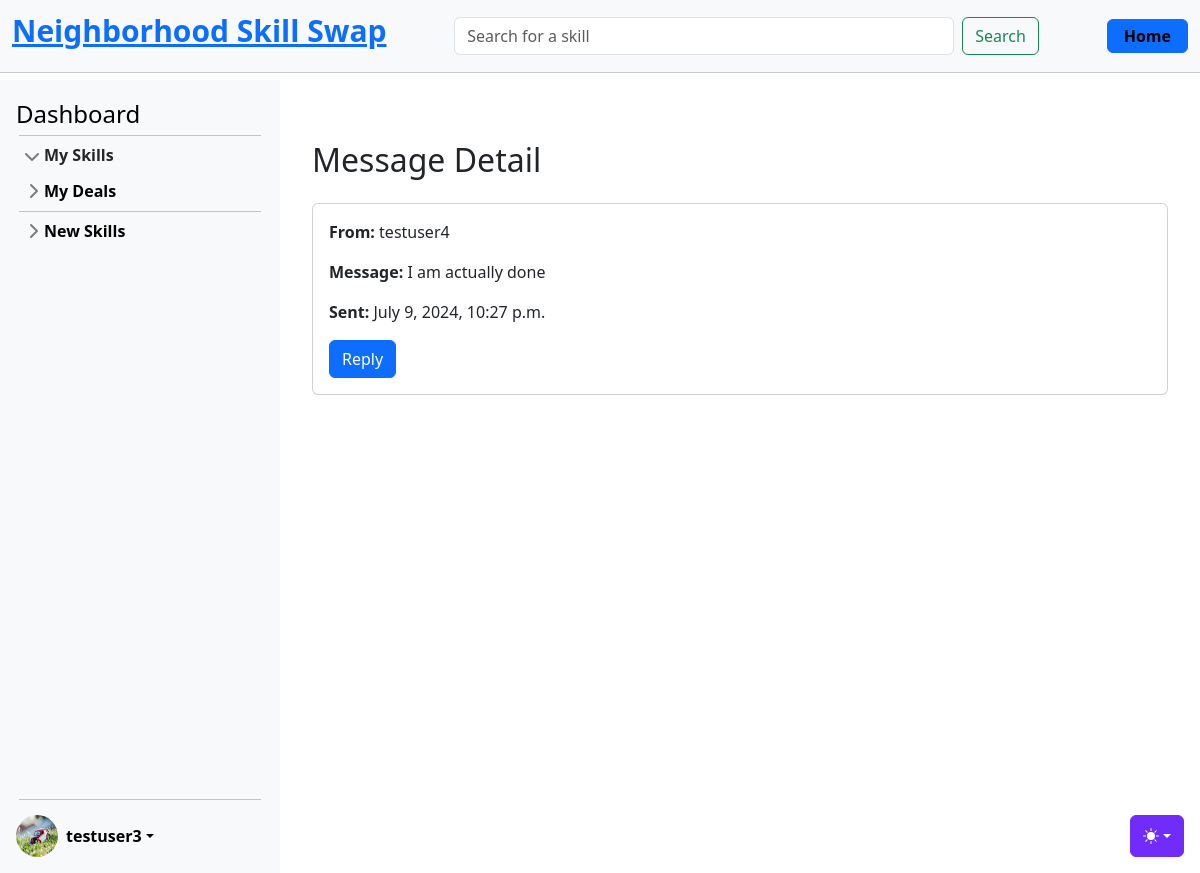
Screenshot of /skills/messages/47/ (signed in) with the database file from the repository.
### accounts/models.py (models this page shows, shortened)
class CustomUser(AbstractUser):
    age = models.PositiveIntegerField(null=True, blank=True)

class UserProfile(models.Model):
    user = models.OneToOneField(
        CustomUser, on_delete=models.CASCADE, related_name="profile"
    )  # A one-to-one link to the user model
    profile_image = models.ImageField(
        upload_to="profile_images/", null=True, blank=True
    )  # A field to upload a profile image
    location = models.CharField(
        max_length=255, blank=True
    )  # Information about where the user is located (could be a city, region, or specific address)
    bio = models.TextField(
        max_length=500, blank=True
    )  # A short biography or description about the user.
    phone_number = models.CharField(
        max_length=20, blank=True
    )  # A phone number for contact purposes
    skills_offered = models.TextField(
        max_length=500, blank=True
    )  # A field to summarize the skills the user offers
    availability = models.CharField(
        max_length=255, blank=True
    )  # Information about the user's general availability (e.g., evenings, weekends)
    credits = models.IntegerField(
        default=0
    )  # Field to store the number of credits a user has

### skills/models.py (models this page shows, shortened)
class Message(models.Model):
    sender = models.ForeignKey(
        settings.AUTH_USER_MODEL, on_delete=models.CASCADE, related_name="sent_messages"
    )
    receiver = models.ForeignKey(
        settings.AUTH_USER_MODEL,
        on_delete=models.CASCADE,
        related_name="received_messages",
    )
    skill_deal = models.ForeignKey(
        SkillDeal, on_delete=models.CASCADE, related_name="messages_for_deal"
    )
    content = models.TextField()
    is_read = models.BooleanField(default=False)
    timestamp = models.DateTimeField(auto_now_add=True)
    reply_to = models.ForeignKey(
        "self", null=True, blank=True, on_delete=models.CASCADE
    )

### skills/views_messages.py (the view)
# urls.py: path("messages/<int:pk>/", MessageReadView.as_view(), name="message_read"),
class MessageReadView(LoginRequiredMixin, View):
    def get(self, request, pk, *args, **kwargs):
        message = get_object_or_404(Message, pk=pk, receiver=request.user)
        if not message.is_read:
            message.is_read = True
            message.save()
        skill_deal = message.skill_deal
        context = {
            "message": message,
            "skill_deal": skill_deal,
        }
        return render(request, "skills/message_detail.html", context)

### templates/skills/message_detail.html (shortened to what this page needs)
{% extends 'base.html' %}
{% block content %}
<div class="container mt-5">
    <h2 class="mb-4">Message Detail</h2>
    <div class="card">
        <div class="card-body">
            <p><strong>From:</strong> {{ message.sender.username }}</p>
            <p><strong>Message:</strong> {{ message.content }}</p>
            <p><strong>Sent:</strong> {{ message.timestamp }}</p>
            <a href="{% url 'reply_message' skill_deal.pk message.pk %}" class="btn btn-primary">Reply</a>
        </div>
    </div>
</div>
{% endblock %}

### templates/partials/_sidebar.html (shortened to what this page needs)
{% load static %}
<div class="sidebar d-flex flex-column flex-shrink-0 p-3 bg-body-tertiary" style="width: 280px;">
    <a href="{% url 'dashboard' user.id %}" class="d-flex align-items-center mb-3 mb-md-0 me-md-auto link-body-emphasis text-decoration-none">
        <span class="fs-4">Dashboard</span>
    </a>
    <hr>
    <ul class="list-unstyled ps-0">
        <li class="mb-1">
            <button class="btn btn-toggle d-inline-flex align-items-center rounded border-0 collapsed" data-bs-toggle="collapse" data-bs-target="#home-collapse" aria-expanded="true">
                My Skills
            </button>
        </li>
        <li class="mb-1">
            <button class="btn btn-toggle d-inline-flex align-items-center rounded border-0 collapsed" data-bs-toggle="collapse" data-bs-target="#dashboard-collapse" aria-expanded="false">
                My Deals
            </button>
        </li>
        <hr>
        <li class="mb-1">
            <button class="btn btn-toggle d-inline-flex align-items-center rounded border-0 collapsed" data-bs-toggle="collapse" data-bs-target="#orders-collapse" aria-expanded="false">
                New Skills
            </button>
        </li>
    </ul>
    <div class="dropdown mt-auto">
        <hr style="margin-bottom: 15px;">
        <a href="#" class="d-flex align-items-center link-body-emphasis text-decoration-none dropdown-toggle" data-bs-toggle="dropdown" aria-expanded="false">
            {% if user.is_authenticated %}
                {% if user.profile.profile_image %}
                    <img src="{{ user.profile.profile_image.url }}" alt="" width="42" height="42" class="rounded-circle me-2">
                {% else %}
                    <img src="{% static 'img/default_pic.jpg' %}" alt="" width="42" height="42" class="rounded-circle me-2">
                {% endif %}
                <strong>{{ user.username }}</strong>
            {% else %}
                <strong>User</strong>
            {% endif %}
        </a>
    </div>
</div>

### static/css/sidebars.css (style rules this page uses)
body { min-height: 100vh; min-height: -webkit-fill-available; }
html { height: -webkit-fill-available; }
.dropdown-toggle { outline: 0; }
.btn-toggle { padding: .25rem .5rem; font-weight: 600; color: var(--bs-emphasis-color); background-color: transparent; }
.btn-toggle::before { width: 1.25em; line-height: 0; transition: transform .35s ease; transform-origin: .5em 50%; }
.btn-toggle[aria-expanded="true"] { color: rgba(var(--bs-emphasis-color-rgb), .85); }
.btn-toggle[aria-expanded="true"]::before { transform: rotate(90deg); }

### static/css/main.css (style rules this page uses)
hr { margin: 3px; }
.sidebar { position: fixed; top: 80px; left: 0; bottom: 0; width: 280px; padding: 20px; background-color: #f8f9fa; overflow-y: auto; z-index: 1000; }

### rows the page displays
CustomUser: profile.profile_image (picture), username "testuser3"
Message: sender.username "testuser4", content "I am actually done", timestamp "July 9, 2024, 10:27 p.m."
